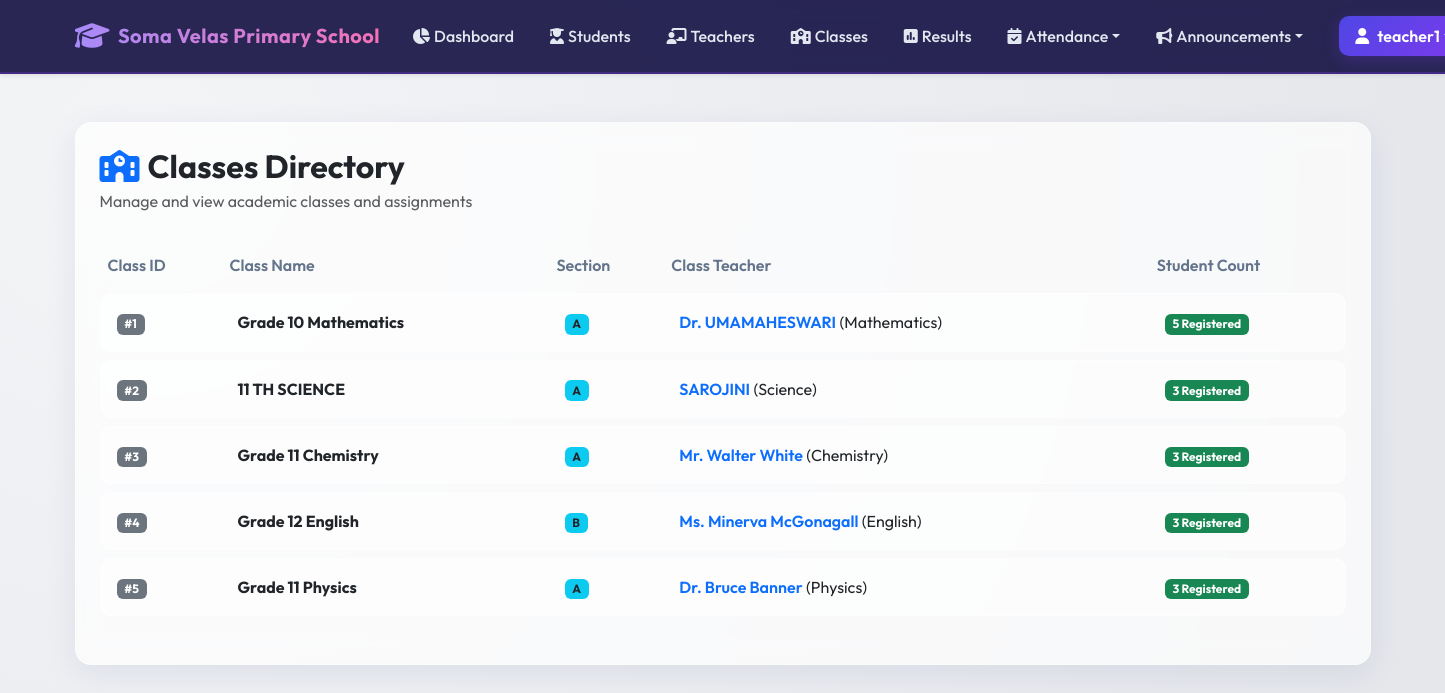
The page /academic/classes (signed in) on the database its author committed.
### models.py (models this page shows, shortened)
class User(db.Model):
    __tablename__ = 'users'
    id = db.Column(db.Integer, primary_key=True)
    username = db.Column(db.String(100), unique=True, nullable=False)
    password_hash = db.Column(db.String(255), nullable=False)
    role_id = db.Column(db.Integer, db.ForeignKey('roles.id'), nullable=False)
    is_active = db.Column(db.Boolean, default=True, nullable=False)
    created_at = db.Column(db.DateTime, default=datetime.utcnow)
    teacher_profile = db.relationship('Teacher', backref='user', uselist=False, cascade="all, delete-orphan")
    student_profile = db.relationship('Student', backref='user', uselist=False, cascade="all, delete-orphan")
    def has_permission(self, perm_name):
        return any(p.name == perm_name for p in self.role.permissions)

class Class(db.Model):
    __tablename__ = 'classes'
    id = db.Column(db.Integer, primary_key=True)
    class_name = db.Column(db.String(100), nullable=False)
    section = db.Column(db.String(20), nullable=False)
    teacher_id = db.Column(db.Integer, db.ForeignKey('teachers.id', ondelete='SET NULL'), nullable=True)
    students = db.relationship('Student', backref='class_', lazy=True)
    announcements = db.relationship('Announcement', backref='class_', cascade="all, delete-orphan", lazy=True)
    attendance_records = db.relationship('Attendance', backref='class_', cascade="all, delete-orphan", lazy=True)

class Teacher(db.Model):
    __tablename__ = 'teachers'
    id = db.Column(db.Integer, primary_key=True)
    user_id = db.Column(db.Integer, db.ForeignKey('users.id', ondelete='CASCADE'), unique=True, nullable=False)
    name = db.Column(db.String(100), nullable=False)
    subject = db.Column(db.String(100), nullable=False)
    phone = db.Column(db.String(20), nullable=False)
    classes = db.relationship('Class', backref='teacher', lazy=True)

### blueprints/academic.py (the view)
@academic_bp.route('/classes')
@login_required
def classes_list():
    user = g.current_user
    if user.role.name in ['Principal', 'Teacher']:
        classes = Class.query.all()
    elif user.student_profile and user.student_profile.class_id:
        classes = Class.query.filter_by(id=user.student_profile.class_id).all()
    else:
        classes = []
    return render_template('academic/class_list.html', classes=classes)

### templates/academic/class_list.html (shortened to what this page needs)
{% extends "base.html" %}
{% block content %}
<div class="glass-panel p-4">
    <div class="d-flex justify-content-between align-items-center mb-4 flex-wrap">
        <div>
            <h2 class="fw-bold mb-1 text-dark"><i class="fa-solid fa-school me-2 text-primary"></i>Classes Directory</h2>
            <p class="text-muted mb-0">Manage and view academic classes and assignments</p>
        </div>
    </div>
    <div class="table-responsive">
        <table class="table table-premium w-100">
            <thead>
                <tr>
                    <th>Class ID</th>
                    <th>Class Name</th>
                    <th>Section</th>
                    <th>Class Teacher</th>
                    <th>Student Count</th>
                </tr>
            </thead>
            <tbody>
                {% if classes %}
                    {% for cls in classes %}
                        <tr>
                            <td><span class="badge bg-secondary">#{{ cls.id }}</span></td>
                            <td><strong>{{ cls.class_name }}</strong></td>
                            <td><span class="badge bg-info text-dark">{{ cls.section }}</span></td>
                            <td>
                                {% if cls.teacher %}
                                    <span class="fw-semibold text-primary">{{ cls.teacher.name }}</span> ({{ cls.teacher.subject }})
                                {% else %}
                                    <span class="badge bg-light text-muted">No Teacher Assigned</span>
                                {% endif %}
                            </td>
                            <td>
                                <span class="badge bg-success">{{ cls.students|length }} Registered</span>
                            </td>
                        </tr>
                    {% endfor %}
                {% endif %}
            </tbody>
        </table>
    </div>
</div>
{% endblock %}

### templates/base.html (shortened to what this page needs)
<!DOCTYPE html>
<html lang="en">
<head>
    <link href="https://cdn.jsdelivr.net/npm/bootstrap@5.3.0/dist/css/bootstrap.min.css" rel="stylesheet">
    <link href="https://cdnjs.cloudflare.com/ajax/libs/font-awesome/6.4.0/css/all.min.css" rel="stylesheet">
    <link href="{{ url_for('static', filename='css/portal.css') }}" rel="stylesheet">
</head>
<body>
    <nav class="navbar navbar-expand-lg navbar-dark navbar-premium py-3 mb-4 shadow-sm">
        <div class="container">
            <a class="navbar-brand d-flex align-items-center" href="{{ url_for('root') }}">
                <i class="fa-solid fa-graduation-cap me-2 fs-3"></i>
                <span>Soma Velas Primary School</span>
            </a>
            <div class="collapse navbar-collapse" id="navbarNav">
                <ul class="navbar-nav ms-auto align-items-center gap-1">
                    {% if current_user %}
                        <li class="nav-item">
                            <a class="nav-link nav-link-premium d-flex align-items-center" href="{{ url_for('home') }}">
                                <i class="fa-solid fa-chart-pie me-1"></i> Dashboard
                            </a>
                        </li>
                        {% if current_user.role.name in ['Principal', 'Teacher', 'Student Representative'] %}
                            <li class="nav-item">
                                <a class="nav-link nav-link-premium d-flex align-items-center" href="{{ url_for('academic.students_list') }}">
                                    <i class="fa-solid fa-user-graduate me-1"></i> Students
                                </a>
                            </li>
                        {% endif %}
                        {% if current_user.role.name in ['Principal', 'Teacher'] %}
                            <li class="nav-item">
                                <a class="nav-link nav-link-premium d-flex align-items-center" href="{{ url_for('academic.teachers_list') }}">
                                    <i class="fa-solid fa-chalkboard-user me-1"></i> Teachers
                                </a>
                            </li>
                        {% endif %}
                        <li class="nav-item">
                            <a class="nav-link nav-link-premium d-flex align-items-center" href="{{ url_for('academic.classes_list') }}">
                                <i class="fa-solid fa-school me-1"></i> Classes
                            </a>
                        </li>
                        <li class="nav-item">
                            <a class="nav-link nav-link-premium d-flex align-items-center" href="{{ url_for('academic.results_list') }}">
                                <i class="fa-solid fa-square-poll-vertical me-1"></i> Results
                            </a>
                        </li>
                        <li class="nav-item dropdown">
                            <a class="nav-link nav-link-premium dropdown-toggle d-flex align-items-center" href="#" id="navbarDropdown" role="button" data-bs-toggle="dropdown" aria-expanded="false">
                                <i class="fa-solid fa-calendar-check me-1"></i> Attendance
                            </a>
                        </li>
                        <li class="nav-item dropdown">
                            <a class="nav-link nav-link-premium dropdown-toggle d-flex align-items-center" href="#" id="navbarAnnouncementsDropdown" role="button" data-bs-toggle="dropdown" aria-expanded="false">
                                <i class="fa-solid fa-bullhorn me-1"></i> Announcements
                            </a>
                        </li>
                        <li class="nav-item ms-lg-3">
                            <div class="dropdown">
                                <a class="btn btn-premium px-3 py-2 d-flex align-items-center dropdown-toggle" href="#" role="button" id="userMenuLink" data-bs-toggle="dropdown" aria-expanded="false">
                                    <i class="fa-solid fa-user me-2"></i> {{ current_user.username }}
                                </a>
                            </div>
                        </li>
                    {% else %}
                        <li class="nav-item">
                            <a class="btn btn-premium px-4" href="{{ url_for('auth.login') }}">
                                <i class="fa-solid fa-right-to-bracket me-2"></i> Login
                            </a>
                        </li>
                    {% endif %}
                </ul>
            </div>
        </div>
    </nav>
    <div class="container my-5">
        <div class="row justify-content-center">
            <div class="col-12">
                {% block content %}{% endblock %}
            </div>
        </div>
    </div>
</body>
</html>

### static/css/portal.css (style rules this page uses)
:root { --primary-gradient: linear-gradient(135deg, #4f46e5 0%, #7c3aed 100%); --glass-bg: rgba(255, 255, 255, 0.7); --glass-border: rgba(255, 255, 255, 0.3); --dark-primary: #1e1b4b; --dark-secondary: #312e81; --accent: #f43f5e; --success: #10b981; --warning: #f59e0b; --info: #06b6d4; --text-main: #1e293b; --text-muted: #64748b; --bg-main: #f8fafc; }
body { font-family: 'Outfit', sans-serif; background: radial-gradient(circle at 10% 20%, rgba(243, 244, 246, 1) 0%, rgba(229, 231, 235, 1) 90%); min-height: 100vh; color: var(--text-main); overflow-x: hidden; }
.glass-panel { background: var(--glass-bg); backdrop-filter: blur(12px); -webkit-backdrop-filter: blur(12px); border: 1px solid var(--glass-border); border-radius: 16px; box-shadow: 0 8px 32px 0 rgba(31, 38, 135, 0.08); transition: all 0.3s cubic-bezier(0.4, 0, 0.2, 1); }
.navbar-premium { background: rgba(30, 27, 75, 0.95) !important; backdrop-filter: blur(8px); border-bottom: 2px solid rgba(124, 58, 237, 0.3); }
.navbar-brand { font-weight: 700; letter-spacing: 0.5px; background: linear-gradient(to right, #a78bfa, #f472b6); -webkit-background-clip: text; -webkit-text-fill-color: transparent; }
.nav-link-premium { color: #e2e8f0 !important; font-weight: 500; padding: 0.5rem 1rem !important; border-radius: 8px; transition: all 0.2s ease; }
.btn-premium { background: var(--primary-gradient); color: white !important; border: none; font-weight: 600; border-radius: 10px; padding: 0.6rem 1.5rem; box-shadow: 0 4px 15px rgba(124, 58, 237, 0.25); transition: all 0.2s ease; }
.table-premium { border-collapse: separate; border-spacing: 0 8px; }
.table-premium tr { border-radius: 12px; }
.table-premium th { background: transparent; border: none; font-weight: 600; color: var(--text-muted); }
.table-premium td { background: rgba(255, 255, 255, 0.55); border: none; border-top: 1px solid rgba(255, 255, 255, 0.4); border-bottom: 1px solid rgba(255, 255, 255, 0.4); padding: 1rem; vertical-align: middle; }
.table-premium td:first-child { border-left: 1px solid rgba(255, 255, 255, 0.4); border-top-left-radius: 12px; border-bottom-left-radius: 12px; }
.table-premium td:last-child { border-right: 1px solid rgba(255, 255, 255, 0.4); border-top-right-radius: 12px; border-bottom-right-radius: 12px; }

### rows shown on the page
User: username "teacher1"
Class: id "1", class_name "Grade 10 Mathematics", section "A", teacher.name "Dr. UMAMAHESWARI", teacher.subject "Mathematics", students|length "5"
Class: id "2", class_name "11 TH SCIENCE", section "A", teacher.name "SAROJINI", teacher.subject "Science", students|length "3"
Class: id "3", class_name "Grade 11 Chemistry", section "A", teacher.name "Mr. Walter White", teacher.subject "Chemistry", students|length "3"
Class: id "4", class_name "Grade 12 English", section "B", teacher.name "Ms. Minerva McGonagall", teacher.subject "English", students|length "3"
Class: id "5", class_name "Grade 11 Physics", section "A", teacher.name "Dr. Bruce Banner", teacher.subject "Physics", students|length "3"
